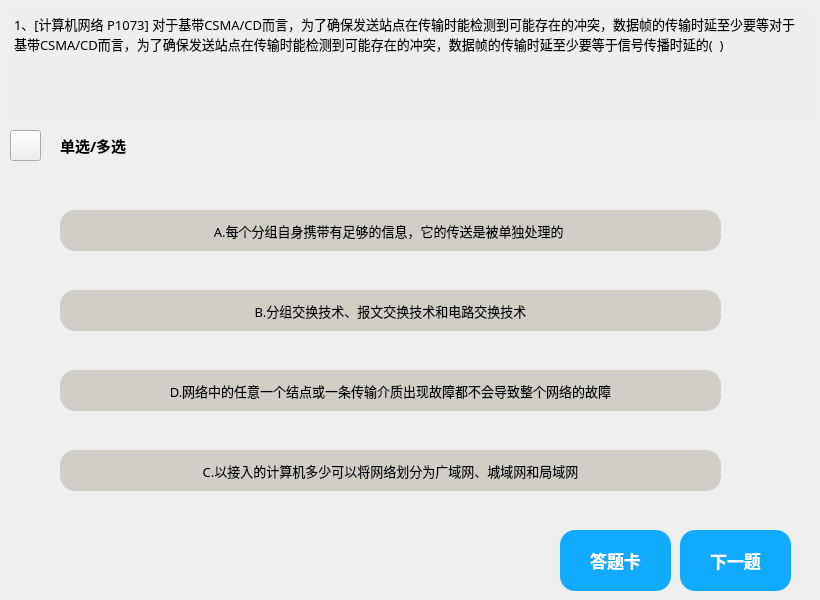
     <widget class="QWidget" name="page_8">
      <widget class="QTextBrowser" name="exercise_title_2">
       <property name="geometry">
        <rect>
         <x>10</x>
         <y>10</y>
         <width>801</width>
         <height>111</height>
        </rect>
       </property>
       <property name="font">
        <font>
         <family>微软雅黑</family>
         <bold>false</bold>
         <underline>false</underline>
        </font>
       </property>
       <property name="styleSheet">
        <string notr="true">background-color: rgb(238, 238, 238);</string>
       </property>
       <property name="frameShape">
        <enum>QFrame::NoFrame</enum>
       </property>
       <property name="html">
        <string>&lt;!DOCTYPE HTML PUBLIC &quot;-//W3C//DTD HTML 4.0//EN&quot; &quot;http://www.w3.org/TR/REC-html40/strict.dtd&quot;&gt;
&lt;html&gt;&lt;head&gt;&lt;meta name=&quot;qrichtext&quot; content=&quot;1&quot; /&gt;&lt;meta charset=&quot;utf-8&quot; /&gt;&lt;style type=&quot;text/css&quot;&gt;
p, li { white-space: pre-wrap; }
hr { height: 1px; border-width: 0; }
li.unchecked::marker { content: &quot;\2610&quot;; }
li.checked::marker { content: &quot;\2612&quot;; }
&lt;/style&gt;&lt;/head&gt;&lt;body style=&quot; font-family:'微软雅黑'; font-size:9pt; font-weight:400; font-style:normal;&quot;&gt;
&lt;p style=&quot; margin-top:0px; margin-bottom:0px; margin-left:0px; margin-right:0px; -qt-block-indent:0; text-indent:0px;&quot;&gt;&lt;span style=&quot; font-family:'SimSun'; font-size:10pt;&quot;&gt;1、[计算机网络 P1073] 对于基带CSMA/CD而言，为了确保发送站点在传输时能检测到可能存在的冲突，数据帧的传输时延至少要等对于基带CSMA/CD而言，为了确保发送站点在传输时能检测到可能存在的冲突，数据帧的传输时延至少要等于信号传播时延的(  ) &lt;/span&gt;&lt;/p&gt;&lt;/body&gt;&lt;/html&gt;</string>
       </property>
      </widget>
      <widget class="QLabel" name="sigle_or_more_2">
       <property name="geometry">
        <rect>
         <x>60</x>
         <y>130</y>
         <width>81</width>
         <height>31</height>
        </rect>
       </property>
       <property name="font">
        <font>
         <family>微软雅黑</family>
         <pointsize>11</pointsize>
         <bold>true</bold>
         <underline>false</underline>
        </font>
       </property>
       <property name="text">
        <string>单选/多选</string>
       </property>
      </widget>
      <widget class="QPushButton" name="Bt_A_ex_2">
       <property name="geometry">
        <rect>
         <x>60</x>
         <y>210</y>
         <width>661</width>
         <height>41</height>
        </rect>
       </property>
       <property name="font">
        <font>
         <family>微软雅黑</family>
         <pointsize>10</pointsize>
         <underline>false</underline>
        </font>
       </property>
       <property name="styleSheet">
        <string notr="true">QPushButton{
background-color: rgb(208, 206, 199);
border-radius:15px
}
QPushButton:hover{
	background-color: rgb(217, 217, 217);
	border-radius:15px
}
QPushButton:pressed{
	padding-left:5px;
	padding-top:5px;
}
</string>
       </property>
       <property name="text">
        <string>A.每个分组自身携带有足够的信息，它的传送是被单独处理的 </string>
       </property>
      </widget>
      <widget class="QPushButton" name="Bt_C_ex_2">
       <property name="geometry">
        <rect>
         <x>60</x>
         <y>370</y>
         <width>661</width>
         <height>41</height>
        </rect>
       </property>
       <property name="font">
        <font>
         <family>微软雅黑</family>
         <pointsize>10</pointsize>
         <underline>false</underline>
        </font>
       </property>
       <property name="styleSheet">
        <string notr="true">QPushButton{
background-color: rgb(208, 206, 199);
border-radius:15px
}
QPushButton:hover{
	background-color: rgb(217, 217, 217);
	border-radius:15px
}
QPushButton:pressed{
	padding-left:5px;
	padding-top:5px;
}
</string>
       </property>
       <property name="text">
        <string>D.网络中的任意一个结点或一条传输介质出现故障都不会导致整个网络的故障</string>
       </property>
      </widget>
      <widget class="QPushButton" name="Bt_B_ex_2">
       <property name="geometry">
        <rect>
         <x>60</x>
         <y>290</y>
         <width>661</width>
         <height>41</height>
        </rect>
       </property>
       <property name="font">
        <font>
         <family>微软雅黑</family>
         <pointsize>10</pointsize>
         <underline>false</underline>
        </font>
       </property>
       <property name="styleSheet">
        <string notr="true">QPushButton{
background-color: rgb(208, 206, 199);
border-radius:15px
}
QPushButton:hover{
	background-color: rgb(217, 217, 217);
	border-radius:15px
}
QPushButton:pressed{
	padding-left:5px;
	padding-top:5px;
}
</string>
       </property>
       <property name="text">
        <string>B.分组交换技术、报文交换技术和电路交换技术</string>
       </property>
      </widget>
      <widget class="QPushButton" name="Bt_D_ex_2">
       <property name="geometry">
        <rect>
         <x>60</x>
         <y>450</y>
         <width>661</width>
         <height>41</height>
        </rect>
       </property>
       <property name="font">
        <font>
         <family>微软雅黑</family>
         <pointsize>10</pointsize>
         <underline>false</underline>
        </font>
       </property>
       <property name="styleSheet">
        <string notr="true">QPushButton{
background-color: rgb(208, 206, 199);
border-radius:15px
}
QPushButton:hover{
	background-color: rgb(217, 217, 217);
	border-radius:15px
}
QPushButton:pressed{
	padding-left:5px;
	padding-top:5px;
}
</string>
       </property>
       <property name="text">
        <string>C.以接入的计算机多少可以将网络划分为广域网、城域网和局域网</string>
       </property>
      </widget>
      <widget class="QPushButton" name="exercise_next_2">
       <property name="geometry">
        <rect>
         <x>680</x>
         <y>530</y>
         <width>111</width>
         <height>61</height>
        </rect>
       </property>
       <property name="font">
        <font>
         <family>微软雅黑</family>
         <pointsize>13</pointsize>
         <bold>true</bold>
         <underline>false</underline>
        </font>
       </property>
       <property name="cursor">
        <cursorShape>PointingHandCursor</cursorShape>
       </property>
       <property name="styleSheet">
        <string notr="true">QPushButton{
	background-color: rgb(16, 171, 255);
	color: rgb(255, 255, 255);
	border-radius:15px

}
QPushButton:pressed{
	padding-left:5px;
	padding-top:5px;
}</string>
       </property>
       <property name="text">
        <string>下一题</string>
       </property>
      </widget>
      <widget class="QPushButton" name="answer_sheet_2">
       <property name="geometry">
        <rect>
         <x>560</x>
         <y>530</y>
         <width>111</width>
         <height>61</height>
        </rect>
       </property>
       <property name="font">
        <font>
         <family>微软雅黑</family>
         <pointsize>13</pointsize>
         <bold>true</bold>
         <underline>false</underline>
        </font>
       </property>
       <property name="cursor">
        <cursorShape>PointingHandCursor</cursorShape>
       </property>
       <property name="styleSheet">
        <string notr="true">QPushButton{
	background-color: rgb(16, 171, 255);
	color: rgb(255, 255, 255);
	border-radius:15px

}
QPushButton:pressed{
	padding-left:5px;
	padding-top:5px;
}</string>
       </property>
       <property name="text">
        <string>答题卡</string>
       </property>
      </widget>
      <widget class="QPushButton" name="Bt_back_3">
       <property name="geometry">
        <rect>
         <x>10</x>
         <y>130</y>
         <width>31</width>
         <height>31</height>
        </rect>
       </property>
       <property name="styleSheet">
        <string notr="true">QPushButton{
	border-image: url(:/新前缀/返回.png);
}
QPushButton:hover{
	background-color: rgb(217, 217, 217);
	border-radius:30px
}
QPushButton:pressed{
	padding-left:5px;
	padding-top:5px;
}</string>
       </property>
       <property name="text">
        <string/>
       </property>
      </widget>
      <widget class="QPushButton" name="Bt_error_2">
       <property name="geometry">
        <rect>
         <x>750</x>
         <y>120</y>
         <width>51</width>
         <height>41</height>
        </rect>
       </property>
       <property name="font">
        <font>
         <family>微软雅黑</family>
         <pointsize>14</pointsize>
        </font>
       </property>
       <property name="styleSheet">
        <string notr="true">QPushButton{
	image: url(:/新前缀/报错.png);
	border-radius:15px

}
QPushButton:pressed{
	padding-left:5px;
	padding-top:5px;
}</string>
       </property>
       <property name="text">
        <string/>
       </property>
      </widget>
     </widget>
